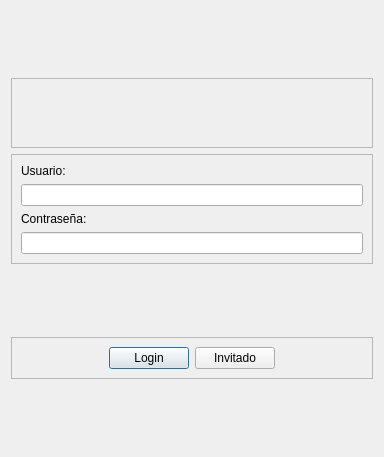
<?xml version="1.0" encoding="UTF-8"?>
<ui version="4.0">
 <class>Login</class>
 <widget class="QDialog" name="Login">
  <property name="geometry">
   <rect>
    <x>0</x>
    <y>0</y>
    <width>384</width>
    <height>457</height>
   </rect>
  </property>
  <property name="maximumSize">
   <size>
    <width>384</width>
    <height>457</height>
   </size>
  </property>
  <property name="windowTitle">
   <string>Login</string>
  </property>
  <property name="windowIcon">
   <iconset>
    <normaloff>C:/Users/small/Downloads/2-removebg-preview.ico</normaloff>C:/Users/small/Downloads/2-removebg-preview.ico</iconset>
  </property>
  <property name="styleSheet">
   <string notr="true"/>
  </property>
  <layout class="QGridLayout" name="gridLayout">
   <item row="3" column="0">
    <widget class="QFrame" name="frame_2">
     <property name="frameShape">
      <enum>QFrame::StyledPanel</enum>
     </property>
     <property name="frameShadow">
      <enum>QFrame::Raised</enum>
     </property>
     <layout class="QVBoxLayout" name="verticalLayout">
      <item>
       <widget class="QLabel" name="label_user">
        <property name="text">
         <string>Usuario:</string>
        </property>
       </widget>
      </item>
      <item>
       <widget class="QLineEdit" name="line_edit_user"/>
      </item>
      <item>
       <widget class="QLabel" name="label_password">
        <property name="text">
         <string>Contraseña:</string>
        </property>
       </widget>
      </item>
      <item>
       <widget class="QLineEdit" name="line_edit_password">
        <property name="cursor">
         <cursorShape>IBeamCursor</cursorShape>
        </property>
        <property name="inputMethodHints">
         <set>Qt::ImhHiddenText|Qt::ImhNoAutoUppercase|Qt::ImhNoPredictiveText|Qt::ImhSensitiveData</set>
        </property>
        <property name="echoMode">
         <enum>QLineEdit::Password</enum>
        </property>
       </widget>
      </item>
     </layout>
    </widget>
   </item>
   <item row="4" column="0">
    <spacer name="verticalSpacer">
     <property name="orientation">
      <enum>Qt::Vertical</enum>
     </property>
     <property name="sizeHint" stdset="0">
      <size>
       <width>20</width>
       <height>40</height>
      </size>
     </property>
    </spacer>
   </item>
   <item row="1" column="0">
    <spacer name="verticalSpacer_3">
     <property name="orientation">
      <enum>Qt::Vertical</enum>
     </property>
     <property name="sizeHint" stdset="0">
      <size>
       <width>20</width>
       <height>40</height>
      </size>
     </property>
    </spacer>
   </item>
   <item row="2" column="0">
    <widget class="QFrame" name="frame_3">
     <property name="frameShape">
      <enum>QFrame::StyledPanel</enum>
     </property>
     <property name="frameShadow">
      <enum>QFrame::Raised</enum>
     </property>
     <layout class="QGridLayout" name="gridLayout_2">
      <item row="0" column="0">
       <widget class="QLabel" name="label">
        <property name="minimumSize">
         <size>
          <width>50</width>
          <height>50</height>
         </size>
        </property>
        <property name="maximumSize">
         <size>
          <width>50</width>
          <height>50</height>
         </size>
        </property>
        <property name="text">
         <string/>
        </property>
        <property name="textFormat">
         <enum>Qt::RichText</enum>
        </property>
        <property name="pixmap">
         <pixmap>C:/Users/small/Downloads/feather/user.svg</pixmap>
        </property>
        <property name="alignment">
         <set>Qt::AlignCenter</set>
        </property>
        <property name="wordWrap">
         <bool>false</bool>
        </property>
       </widget>
      </item>
     </layout>
    </widget>
   </item>
   <item row="5" column="0">
    <layout class="QHBoxLayout" name="horizontal_layout_buttons"/>
   </item>
   <item row="6" column="0">
    <widget class="QFrame" name="frame">
     <property name="frameShape">
      <enum>QFrame::StyledPanel</enum>
     </property>
     <property name="frameShadow">
      <enum>QFrame::Raised</enum>
     </property>
     <layout class="QHBoxLayout" name="horizontalLayout">
      <item>
       <spacer name="horizontalSpacer">
        <property name="orientation">
         <enum>Qt::Horizontal</enum>
        </property>
        <property name="sizeHint" stdset="0">
         <size>
          <width>40</width>
          <height>20</height>
         </size>
        </property>
       </spacer>
      </item>
      <item>
       <widget class="QPushButton" name="push_button_login">
        <property name="text">
         <string>Login</string>
        </property>
       </widget>
      </item>
      <item>
       <widget class="QPushButton" name="push_button_guest">
        <property name="text">
         <string>Invitado</string>
        </property>
       </widget>
      </item>
      <item>
       <spacer name="horizontalSpacer_2">
        <property name="orientation">
         <enum>Qt::Horizontal</enum>
        </property>
        <property name="sizeHint" stdset="0">
         <size>
          <width>40</width>
          <height>20</height>
         </size>
        </property>
       </spacer>
      </item>
     </layout>
    </widget>
   </item>
   <item row="8" column="0">
    <spacer name="verticalSpacer_2">
     <property name="orientation">
      <enum>Qt::Vertical</enum>
     </property>
     <property name="sizeHint" stdset="0">
      <size>
       <width>20</width>
       <height>40</height>
      </size>
     </property>
    </spacer>
   </item>
  </layout>
 </widget>
 <resources/>
 <connections/>
</ui>
